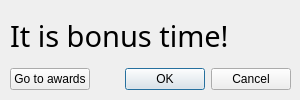
<?xml version="1.0" encoding="UTF-8"?>
<ui version="4.0">
 <class>Dialog</class>
 <widget class="QDialog" name="Dialog">
  <property name="geometry">
   <rect>
    <x>0</x>
    <y>0</y>
    <width>300</width>
    <height>100</height>
   </rect>
  </property>
  <property name="minimumSize">
   <size>
    <width>300</width>
    <height>100</height>
   </size>
  </property>
  <property name="maximumSize">
   <size>
    <width>300</width>
    <height>100</height>
   </size>
  </property>
  <property name="windowTitle">
   <string>Dialog</string>
  </property>
  <widget class="QWidget" name="verticalLayoutWidget">
   <property name="geometry">
    <rect>
     <x>10</x>
     <y>10</y>
     <width>281</width>
     <height>80</height>
    </rect>
   </property>
   <layout class="QVBoxLayout" name="verticalLayout_2">
    <item>
     <widget class="QLabel" name="label">
      <property name="font">
       <font>
        <family>Akaash</family>
        <pointsize>22</pointsize>
       </font>
      </property>
      <property name="text">
       <string>It is bonus time!</string>
      </property>
     </widget>
    </item>
    <item>
     <layout class="QHBoxLayout" name="horizontalLayout">
      <item>
       <widget class="QPushButton" name="pushButton">
        <property name="text">
         <string>Go to awards</string>
        </property>
       </widget>
      </item>
      <item>
       <widget class="QDialogButtonBox" name="buttonBox">
        <property name="standardButtons">
         <set>QDialogButtonBox::Cancel|QDialogButtonBox::Ok</set>
        </property>
       </widget>
      </item>
     </layout>
    </item>
   </layout>
  </widget>
 </widget>
 <resources/>
 <connections/>
</ui>
